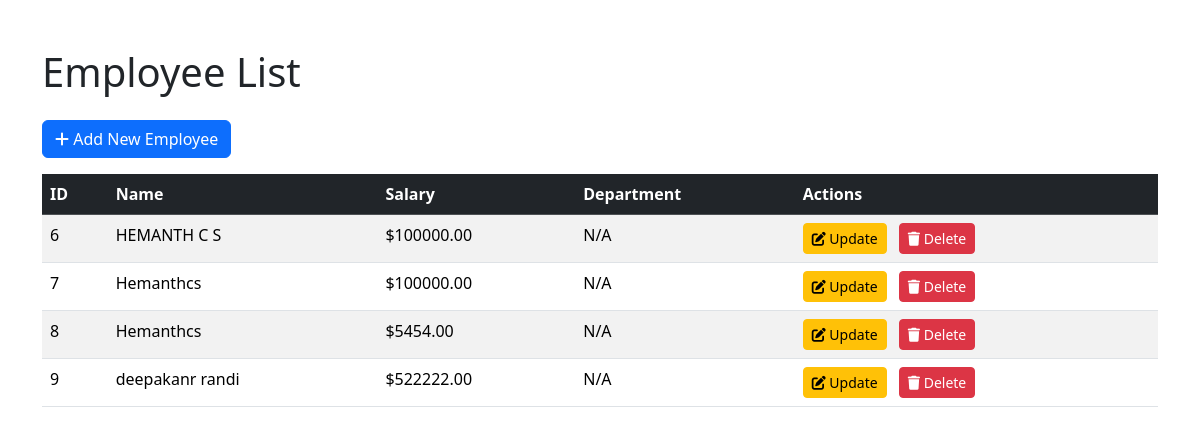
The page / on the database its author committed.
### main/models.py (models this page shows, shortened)
class Employee(models.Model):
    name = models.CharField(max_length=100)
    salary = models.DecimalField(max_digits=8, decimal_places=2)
    department = models.ForeignKey(Department, on_delete=models.SET_NULL, related_name='employees', null=True, blank=True)

### main/views.py (the view)
# urls.py: path("", views.employee_list, name='emp_list'),
def employee_list(request):
    employees = Employee.objects.all()
    return render(request, 'emp_list.html', {'employees': employees})

### main/templates/emp_list.html (shortened to what this page needs)
<!DOCTYPE html>
<html lang="en">
  <head>
    <link
      href="https://cdn.jsdelivr.net/npm/bootstrap@5.3.3/dist/css/bootstrap.min.css"
      rel="stylesheet"
    />
    <link
      href="https://cdnjs.cloudflare.com/ajax/libs/font-awesome/6.0.0-beta3/css/all.min.css"
      rel="stylesheet"
    />
  </head>
  <body>
    <div class="container mt-5">
      <h1 class="mb-4">Employee List</h1>
      <div class="mb-3">
        <a href="{% url 'add_emp' %}" class="btn btn-primary">
          <i class="fas fa-plus"></i> Add New Employee
        </a>
      </div>
      <table class="table table-striped table-hover">
        <thead class="table-dark">
          <tr>
            <th>ID</th>
            <th>Name</th>
            <th>Salary</th>
            <th>Department</th>
            <th>Actions</th>
          </tr>
        </thead>
        <tbody>
          {% for employee in employees %}
          <tr>
            <td>{{ employee.pk }}</td>
            <td>{{ employee.name }}</td>
            <td>${{ employee.salary|floatformat:2 }}</td>
            <td>{{ employee.department.name|default:"N/A" }}</td>
            <td>
              <a
                href="{% url 'update_emp' employee.pk %}"
                class="btn btn-sm btn-warning me-2"
              >
                <i class="fas fa-edit"></i> Update
              </a>
              <a
                href="{% url 'delete_emp' employee.pk %}"
                class="btn btn-sm btn-danger"
              >
                <i class="fas fa-trash"></i> Delete
              </a>
            </td>
          </tr>
          {% empty %}
          <tr>
            <td colspan="5" class="text-center">No employees found.</td>
          </tr>
          {% endfor %}
        </tbody>
      </table>
    </div>
  </body>
</html>

### rows shown on the page
Employee: pk "6", name "HEMANTH C S", salary "100000.00", department.name "N/A"
Employee: pk "7", name "Hemanthcs", salary "100000.00", department.name "N/A"
Employee: pk "8", name "Hemanthcs", salary "5454.00", department.name "N/A"
Employee: pk "9", name "deepakanr randi", salary "522222.00", department.name "N/A"
